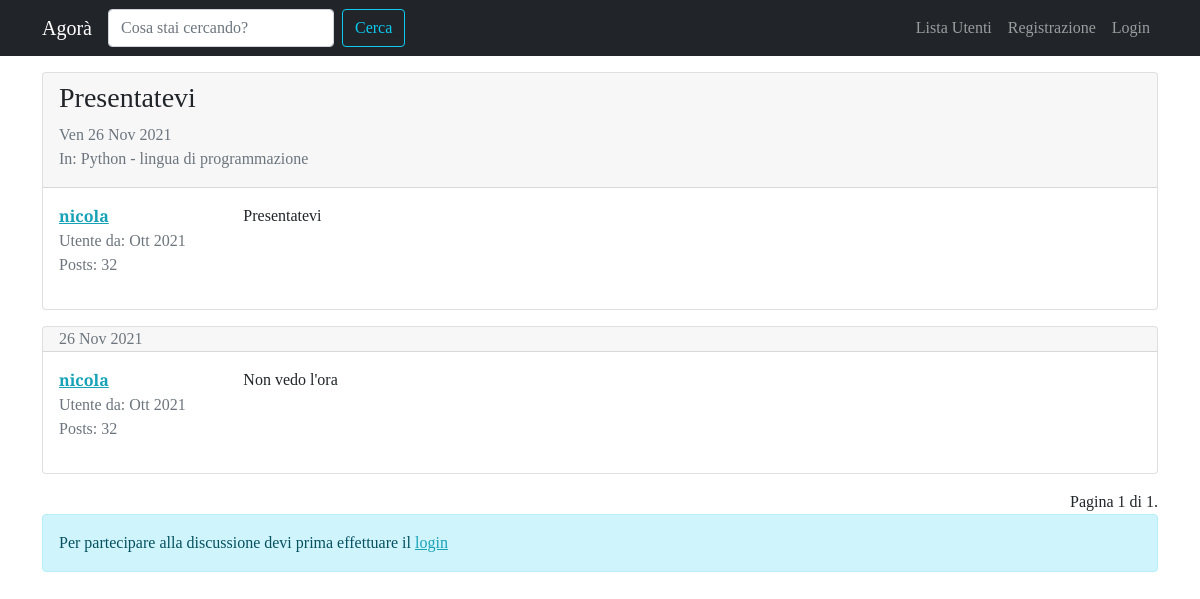
The app's page /forum/discussione/11/ with its own data.
### forum/models.py (models this page shows, shortened)
class Discussione(models.Model):
    titolo = models.CharField(max_length=120)
    data_creazione = models.DateTimeField(auto_now_add=True)
    autore_discussione = models.ForeignKey(User, on_delete=models.CASCADE, related_name="discussioni")
    sezione_appartenenza = models.ForeignKey(Sezione, on_delete=models.CASCADE)
    class Meta:
        verbose_name = "Discussione"
        verbose_name_plural = "Discussioni"

class Post(models.Model):
    autore_post = models.ForeignKey(User, on_delete=models.CASCADE, related_name='posts')
    contenuto = models.TextField()
    data_creazione = models.DateTimeField(auto_now_add=True)
    discussione = models.ForeignKey(Discussione, on_delete=models.CASCADE)
    class Meta:
        verbose_name = "Post"
        verbose_name_plural = 'Posts'

class Sezione(models.Model):
    nome_sezione = models.CharField(max_length=80)
    descrizione = models.CharField(max_length=150, blank=True, null=True)
    logo_sezione = models.ImageField(blank=True, null=True)
    def __str__(self):
        return self.nome_sezione
    class Meta:
        verbose_name = "Sezione"
        verbose_name_plural = "Sezioni"

### forum/views.py (the view)
# urls.py: path('discussione/<int:pk>/', views.visualizza_discussione, name='visualizza_discussione'),
def visualizza_discussione(request, pk):
    discussione = get_object_or_404(Discussione, pk=pk)
    posts_discussione = Post.objects.filter(discussione=discussione)
    paginator = Paginator(posts_discussione, 5)
    page = request.GET.get("pagina")
    posts = paginator.get_page(page)
    form_risposta = PostModelForm()
    context = {'discussione': discussione, 'posts_discussione': posts, "form_risposta": form_risposta}
    return render(request, "forum/singola_discussione.html", context)

### forum/forms.py
class PostModelForm(forms.ModelForm):
    class Meta:
        model = Post
        fields = ["contenuto"]
        widgets = {
            "contenuto": forms.Textarea(attrs={'rows': '5'})
        }
        labels = {"contenuto": "Messaggio"}

### forum/templates/forum/singola_discussione.html (shortened to what this page needs)
{% extends 'base.html' %}
{% load crispy_forms_tags %}
{% block content %}
    {% for post in posts_discussione %}
    <div class="card my-3">
        {% if forloop.first and not "pagina" in request.get_full_path %}
        <div class="card-header pb-0">
            <h3>{{ discussione.titolo }}</h3>
            <p class="text-muted">{{ discussione.data_creazione|date:"D d M Y" }}
            <br>In: {{ discussione.sezione_appartenenza }}</p>
        </div>
        {% else %}
        <div class="card-header py-0">
            <p class="text-muted mb-0">
                {{ post.data_creazione|date:"d M Y" }}
            </p>
        </div>
        {% endif %}
        <div class="card-body">
            <div class="row">
                <div class="col-xl-2 col-4">
                    <p class="mb-0"><a href="{% url 'user_profile' username=post.autore_post.username %}"><strong>{{ post.autore_post }}</strong></a></p>
                    <p class="text-muted mb-0">Utente da: {{ post.autore_post.date_joined|date:"M Y" }}</p>
                    <p class="text-muted">Posts: {{ post.autore_post.posts.count }}</p>
                </div>
                <div class="col-xl-10 col-8">
                    <p class="my-0">{{ post.contenuto|linebreaks }}</p>
                </div>
            </div>
        </div>
    </div>
    {% endfor %}
    <div class="text-end">
        <span class="step-links">
            <span class="current">
                Pagina {{ posts_discussione.number }} di {{ posts_discussione.paginator.num_pages }}.
            </span>
        </span>
    </div>
    {% if request.user.is_authenticated %}
        {% include 'forum/form_risposta.html' %}
    {% else %}
        <div class="alert alert-info" role="alert">
            Per partecipare alla discussione devi prima effettuare il <a href="{% url 'login' %}?next={{ request.get_full_path }}">login</a>
        </div>
    {% endif %}
{% endblock content %}

### static-storage/css/agora.css (style rules this page uses)
body { font-family: 'Slabo 27px', serif; }
a, a:hover { color: #17a2b8; }

### records on screen
Post: autore_post "nicola", autore_post.date_joined "Ott 2021", autore_post.posts.count "32", contenuto "Presentatevi"
Discussione: titolo "Presentatevi", data_creazione "Ven 26 Nov 2021", sezione_appartenenza "Python - lingua di programmazione"
Post: data_creazione "26 Nov 2021", autore_post "nicola", autore_post.date_joined "Ott 2021", autore_post.posts.count "32", contenuto "Non vedo l'ora"

### other values on screen
{{ posts_discussione.number }} "1"
{{ posts_discussione.paginator.num_pages }} "1"
